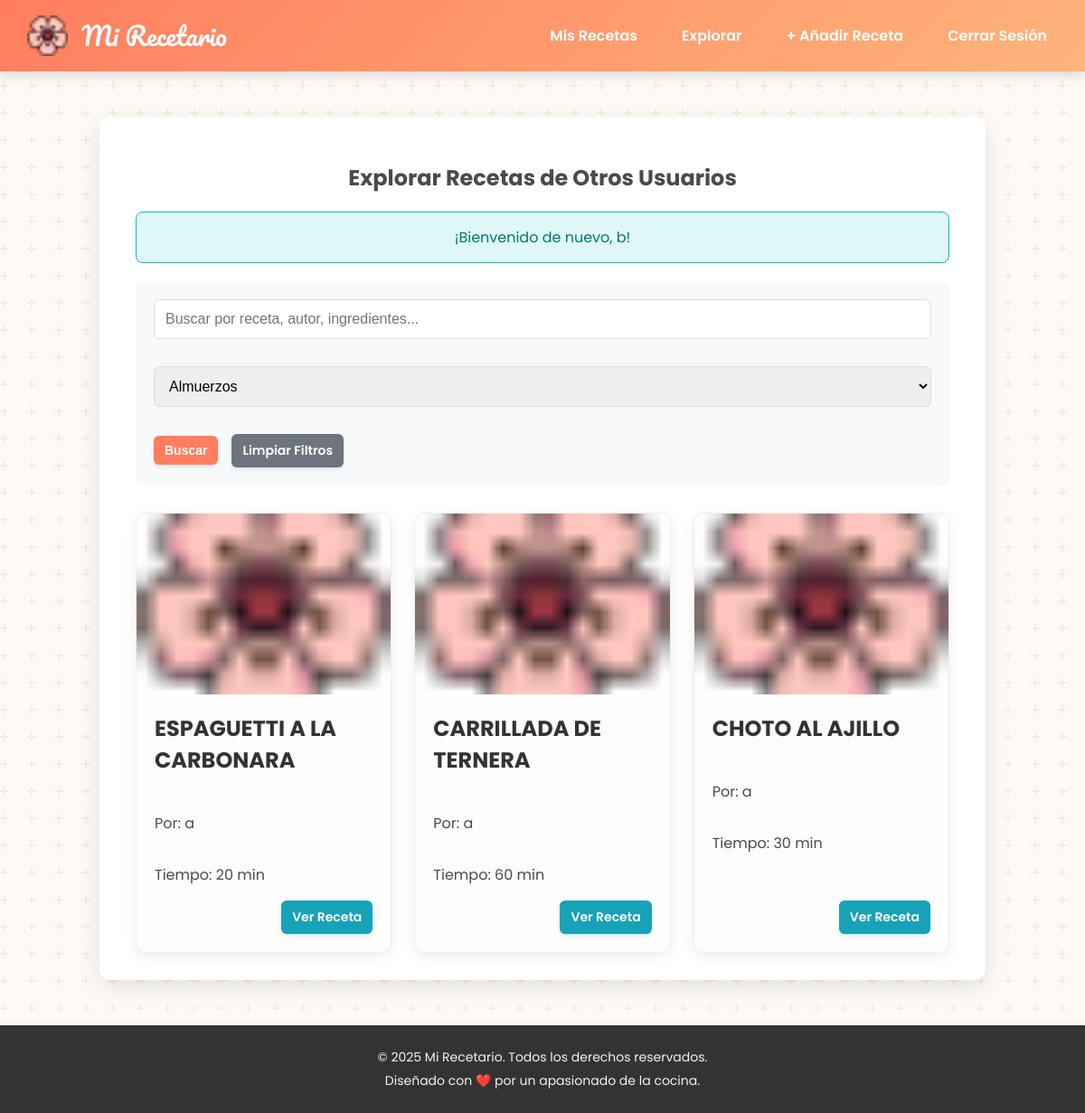
Page /explore_recipes.php?category=2 (signed in) on the committed database.
### tables this page shows
CREATE TABLE `recetas` (
  `id_receta` int(11) NOT NULL,
  `id_usuario` int(11) NOT NULL,
  `nombre_receta` varchar(100) NOT NULL,
  `ingredientes` text NOT NULL,
  `preparacion` text NOT NULL,
  `tiempo_preparacion_minutos` int(11) DEFAULT NULL,
  `fecha_creacion` datetime DEFAULT current_timestamp(),
  `imagen_url` varchar(100) DEFAULT NULL
);

CREATE TABLE `usuarios` (
  `id_usuario` int(11) NOT NULL,
  `nombre_usuario` varchar(50) NOT NULL,
  `email` varchar(100) NOT NULL,
  `contrasena` varchar(255) NOT NULL,
  `fecha_registro` datetime DEFAULT current_timestamp()
);

### public/explore_recipes.php (the view, shortened to what this page needs)
<?php
require_once '../includes/header.php';
require_once '../includes/db_connect.php';
$user_id = $_SESSION['user_id'];
$categorias = [];
try {
    $stmt_cat = $pdo->query("SELECT id_categoria, nombre_categoria FROM categorias ORDER BY nombre_categoria ASC");
    $categorias = $stmt_cat->fetchAll();
} catch (\PDOException $e) {
    error_log("Error al cargar categorías: " . $e->getMessage());
}
$recetas = [];
$search_query = trim($_GET['search'] ?? '');
$category_id = trim($_GET['category'] ?? '');
$sql = "
    SELECT DISTINCT
        r.id_receta,
        r.nombre_receta,
        r.tiempo_preparacion_minutos,
        r.imagen_url,
        u.nombre_usuario AS autor
    FROM recetas r
    JOIN usuarios u ON r.id_usuario = u.id_usuario";
if (!empty($category_id)) {
    $sql .= " JOIN recetas_categorias rc ON r.id_receta = rc.id_receta";
}
$sql .= " WHERE r.id_usuario != ?";
$params = [$user_id];
if (!empty($category_id)) {
    $sql .= " AND rc.id_categoria = ?";
    $params[] = $category_id;
}
$sql .= " ORDER BY r.fecha_creacion DESC";
try {
    $stmt = $pdo->prepare($sql);
    $stmt->execute($params);
    $recetas = $stmt->fetchAll();
} catch (\PDOException $e) {
    error_log("Error al cargar recetas para explorar: " . $e->getMessage());
    $_SESSION['message'] = '<p class="message error">Error al cargar las recetas. Inténtalo de nuevo.</p>';
}
?>
<div class="explore-container">
    <h2>Explorar Recetas de Otros Usuarios</h2>
    <?php
    if (isset($_SESSION['message'])) {
        echo $_SESSION['message'];
    }
    ?>
    <div class="search-filter-section">
        <form action="explore_recipes.php" method="GET">
            <input type="text" name="search" placeholder="Buscar por receta, autor, ingredientes..." value="<?= htmlspecialchars($search_query) ?>">
            <select name="category">
                <?php foreach ($categorias as $categoria): ?>
                    <option value="<?= $categoria['id_categoria'] ?>" <?= ($category_id == $categoria['id_categoria']) ? 'selected' : '' ?>>
                        <?= htmlspecialchars($categoria['nombre_categoria']) ?>
                    </option>
                <?php endforeach; ?>
            </select>
            <button type="submit" class="btn">Buscar</button>
            <?php if (!empty($search_query) || !empty($category_id)): ?>
                <a href="explore_recipes.php" class="btn btn-cancel">Limpiar Filtros</a>
            <?php endif; ?>
        </form>
    </div>
    <?php if (empty($recetas)): ?>
        <div class="message">
            <p>No se encontraron recetas que coincidan con tus filtros.</p>
        </div>
    <?php else: ?>
        <div class="recipes-grid">
            <?php foreach ($recetas as $receta): ?>
                <div class="recipe-card">
                    <img src="<?= htmlspecialchars($receta['imagen_url'] ?? 'img/flor-de-cerezo.png') ?>" alt="Imagen de <?= htmlspecialchars($receta['nombre_receta']) ?>" class="recipe-card-image" onerror="this.onerror=null;this.src='img/flor-de-cerezo.png';">
                    <div class="recipe-card-content">
                        <h3><?= htmlspecialchars($receta['nombre_receta']) ?></h3>
                        <p class="author-info">Por: <?= htmlspecialchars($receta['autor']) ?></p>
                        <p>Tiempo: <?= htmlspecialchars($receta['tiempo_preparacion_minutos'] ?? 'N/A') ?> min</p>
                        <div class="recipe-actions">
                            <a href="view_recipe.php?id=<?= $receta['id_receta'] ?>&explore=1" class="btn btn-info">Ver Receta</a>
                        </div>
                    </div>
                </div>
            <?php endforeach; ?>
        </div>
    <?php endif; ?>
</div>
<?php
require_once '../includes/footer.php';
?>

### public/css/style.css (style rules this page uses)
html { box-sizing: border-box; }
*, *:before, *:after { box-sizing: inherit; }
body { font-family: 'Poppins', sans-serif; background-color: #fdfaf6; color: #4a4a4a; margin: 0; display: flex; flex-direction: column; min-height: 100vh; overflow-x: hidden; }
.container, .dashboard-container, .form-container, .recipe-detail-container, .explore-container { background-color: #ffffff; padding: 30px 40px; border-radius: 12px; box-shadow: 0 8px 25px rgba(0, 0, 0, 0.1); width: 100%; max-width: 980px; margin: 30px auto; text-align: center; }
form { text-align: left; }
input[type="text"], input[type="email"], input[type="password"], input[type="number"], textarea, select { width: 100%; padding: 12px; margin-bottom: 15px; border: 1px solid #ddd; border-radius: 6px; font-size: 16px; box-sizing: border-box; }
.btn, button { background: #ff7e5f; color: white; padding: 8px 12px; border: none; border-radius: 6px; cursor: pointer; font-size: 14px; font-weight: 600; text-decoration: none; display: inline-block; transition: background-color 0.3s, transform 0.2s, box-shadow 0.3s; box-shadow: 0 2px 5px rgba(0, 0, 0, 0.1); }
.btn-info { background-color: #17a2b8; }
.btn-cancel { background-color: #6c757d; }
.message { background-color: #e0f7fa; color: #00796b; border: 1px solid #00bcd4; padding: 15px; border-radius: 8px; margin-bottom: 20px; text-align: center; }
.recipes-grid { display: grid; grid-template-columns: repeat(auto-fit, minmax(280px, 1fr)); gap: 25px; margin-top: 30px; }
.recipe-card { background-color: #fdfdfd; border: 1px solid #eee; border-radius: 12px; text-align: left; box-shadow: 0 4px 15px rgba(0, 0, 0, 0.07); display: flex; flex-direction: column; transition: transform 0.3s, box-shadow 0.3s; }
.recipe-card-image { width: 100%; height: 200px; object-fit: cover; }
.recipe-card-content { padding: 20px; display: flex; flex-direction: column; flex-grow: 1; }
.recipe-card h3 { margin-top: 0; color: #333; font-size: 1.5em; }
.recipe-actions { display: flex; justify-content: flex-end; gap: 5px; margin-top: auto; flex-wrap: wrap; align-items: center; }
.search-filter-section { margin-bottom: 30px; padding: 20px; background-color: #f8f9fa; border-radius: 8px; }
.search-filter-section form { display: flex; flex-wrap: wrap; gap: 15px; align-items: center; }

### rows in the picture
recetas: nombre_receta "ESPAGUETTI A LA CARBONARA", id_usuario.nombre_usuario "a", tiempo_preparacion_minutos "20"
recetas: nombre_receta "CARRILLADA DE TERNERA", id_usuario.nombre_usuario "a", tiempo_preparacion_minutos "60"
recetas: nombre_receta "CHOTO AL AJILLO", id_usuario.nombre_usuario "a", tiempo_preparacion_minutos "30"

### other values in the picture
$_SESSION['message'] "¡Bienvenido de nuevo, b!"
form field category "Almuerzos"
